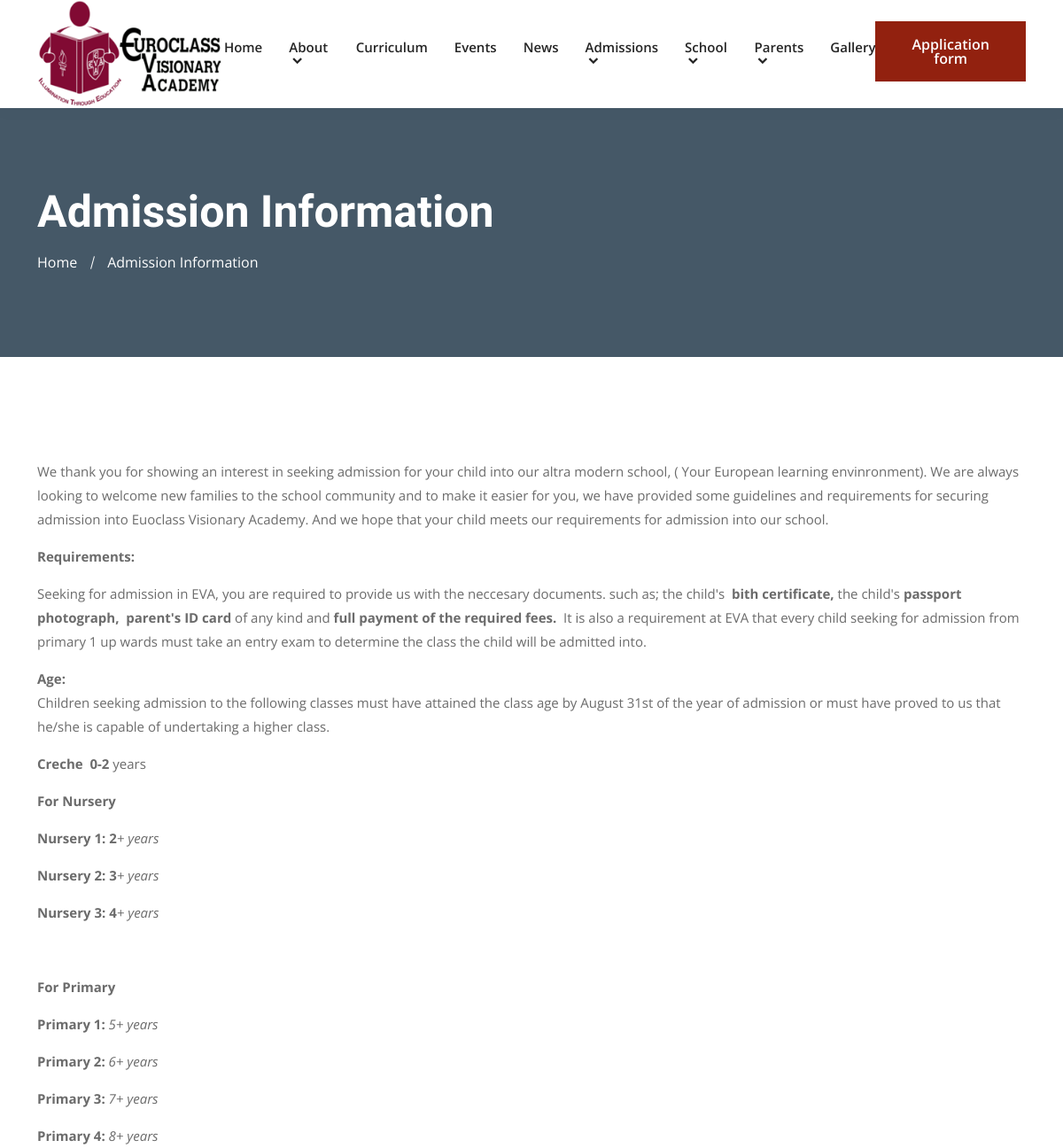
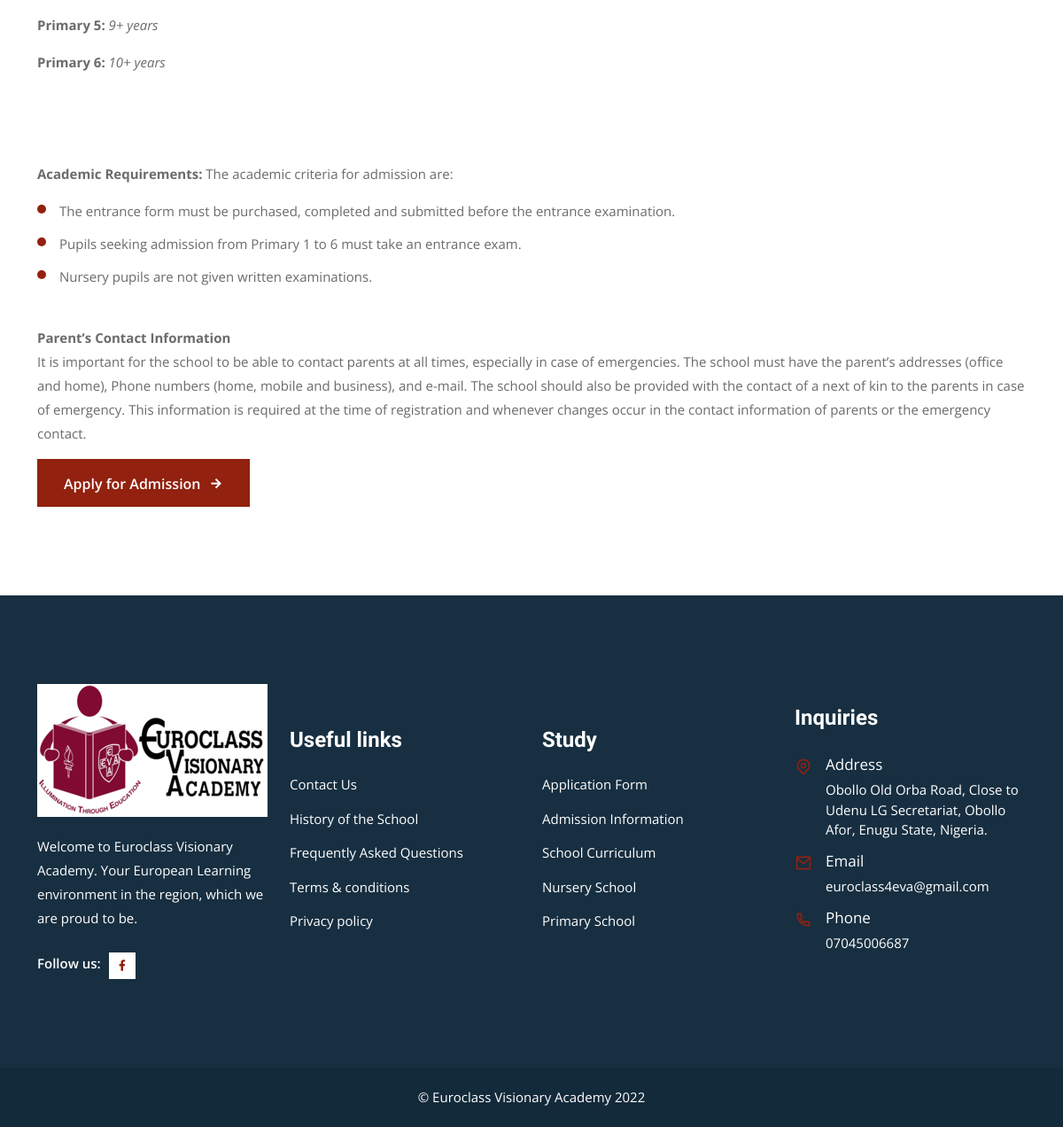
The app's page /admission/ with its own data (2 pictures, top to bottom).
### core/models.py (models this page shows, shortened)
class SchoolContactInfo(models.Model):
    short_information = models.CharField(max_length=150)
    address = models.CharField(max_length=200)
    email = models.EmailField()
    phone_number = models.CharField(max_length=15)
    logo = models.ImageField(upload_to='logo')
    facebook_url = models.URLField(blank=True)
    instagram_url = models.URLField(blank=True)
    twitter_url = models.URLField(blank=True)
    linkedin_url = models.URLField(blank=True)
    class Meta:
        verbose_name = 'School Contact Information'
        verbose_name_plural = 'School Contact Information'

class About(models.Model):
    welcome_note = models.TextField()
    welcome_note_image = models.ImageField(upload_to='about')
    history = RichTextUploadingField()
    history_title = models.CharField(max_length=20)
    history_image = models.ImageField(upload_to='about')
    admission_information = RichTextField()
    admission_information_image = models.ImageField(upload_to='about')
    class Meta:
        verbose_name_plural = 'About'

### core/views.py (the view)
# urls.py: path('admission/', views.admission, name='admission'),
def admission(request):
    return render(request, 'admission.html', {})

### core/context_processors.py (called while the page is built)
def euroclass(request):
    return {
        'about': About.objects.first(),
        'latest_news': News.objects.all()[:3],
        'info': SchoolContactInfo.objects.first(),
    }

### templates/admission.html (shortened to what this page needs)
{% extends "base.html" %}
{% block content %}
<div class="page-title-area bg-6">
    <div class="container">
        <div class="page-title-content">
            <h2>Admission Information</h2>
            <ul>
                <li><a href="{% url 'home' %}">Home</a></li>
                <li class="active">Admission Information</li>
            </ul>
        </div>
    </div>
</div>
<section class="campus-experiences-area ptb-100">
    <div class="container">
        <div class="main-default-content">
            <p class="mb-3">{{ about.admission_information|safe }}</p>
            <a href="{% url 'application' %}" class="default-btn text-white">
                Apply for Admission
                <i class="ri-arrow-right-line"></i>
            </a>
        </div>
    </div>
</section>
{% endblock %}

### templates/base.html (shortened to what this page needs)
<!doctype html>
<html lang="en">
{% load static %}
<head>
    <link rel="stylesheet" href="{% static 'css/bootstrap.min.css' %}">
    <link rel="stylesheet" href="{% static 'css/owl.theme.default.min.css' %}">
    <link rel="stylesheet" href="{% static 'css/owl.carousel.min.css' %}">
    <link href="https://cdn.jsdelivr.net/npm/remixicon@2.2.0/fonts/remixicon.css" rel="stylesheet">
    <link rel="stylesheet" href="{% static 'css/meanmenu.min.css' %}">
    <link rel="stylesheet" href="{% static 'css/animate.min.css' %}">
    <link rel="stylesheet" href="{% static 'css/odometer.min.css' %}">
    <link rel="stylesheet" href="{% static 'css/magnific-popup.min.css' %}">
    <link rel="stylesheet" href="{% static 'css/date-picker.min.css' %}">
    <link rel="stylesheet" href="{% static 'css/app.css' %}?v=1.1">
    <link rel="stylesheet" href="{% static 'css/style.css' %}">
    <link rel="stylesheet" href="{% static 'css/responsive.css' %}">
</head>
<body>
    {% include '_navbar.html' %}
    {% block content %}{% endblock %}
    <footer class="footer-area black-bg-color">
        <div class="container">
            <div class="row align-items-center justify-content-center">
                <div class="col-lg-3 col-sm-6">
                    <div class="single-footer-widget bg-f9f5f1">
                        <a href="index.html" class="logo">
                                <img src="{% if info.logo %}{{ info.logo.url }}{% else %}https://via.placeholder.com/157x48{% endif %}" alt="Image">
                            </a>
                        <p>{{ info.short_information }}</p>
                        <ul class="social-icon">
                            <li>
                                <span>Follow us:</span>
                            </li>
                            <li>
                                <a href="{{ info.facebook_url }}" target="_blank">
                                        <i class="ri-facebook-fill"></i>
                                    </a>
                            </li>
                        </ul>
                    </div>
                </div>
                <div class="col-lg-3 col-sm-6">
                    <div class="single-footer-widget">
                        <h3>Useful links</h3>
                        <ul class="import-link">
                            <li>
                                <a href="{% url 'contact' %}">Contact Us</a>
                            </li>
                            <li>
                                <a href="{% url 'history' %}">History of the School</a>
                            </li>
                            <li>
                                <a href="{% url 'faq' %}">Frequently Asked Questions</a>
                            </li>
                            <li>
                                <a href="/terms/">Terms & conditions</a>
                            </li>
                            <li>
                                <a href="/privacy/">Privacy policy</a>
                            </li>
                        </ul>
                    </div>
                </div>
                <div class="col-lg-3 col-sm-6">
                    <div class="single-footer-widget">
                        <h3>Study</h3>
                        <ul class="import-link">
                            <li>
                                <a href="{% url 'application' %}">Application Form</a>
                            </li>
                            <li>
                                <a href="{% url 'admission' %}">Admission Information</a>
                            </li>
                            <li>
                                <a href="{% url 'curriculum' %}">School Curriculum</a>
                            </li>
                            <li>
                                <a href="/nursery/">Nursery School</a>
                            </li>
                            <li>
                                <a href="/primary/">Primary School</a>
                            </li>
                        </ul>
                    </div>
                </div>
                <div class="col-lg-3 col-sm-6">
                    <div class="single-footer-widget">
                        <h3>Inquiries</h3>
                        <ul class="address">
                            <li class="location">
                                <i class="ri-map-pin-line"></i>
                                <span>Address</span> {{ info.address }}
                            </li>
                            <li>
                                <i class="ri-mail-line"></i>
                                <span>Email</span>
                                <a href="mailto:{{ info.email }}">{{ info.email }}</a>
                            </li>
                            <li>
                                <i class="ri-phone-line"></i>
                                <span>Phone</span>
                                <a href="tel:{{ info.phone_number }}">{{ info.phone_number }}</a>
                            </li>
                        </ul>
                    </div>
                </div>
            </div>
        </div>
    </footer>
    <div class="copy-right-area">
        <div class="container">
            <p>
                &copy; Euroclass Visionary Academy {% now "Y" %}
            </p>
        </div>
    </div>
</body>
</html>

### templates/_navbar.html (shortened to what this page needs)
<header class="header-area">
    <div class="navbar-area">
        <div class="desktop-nav">
            <div class="container">
                <nav class="navbar navbar-expand-md navbar-light">
                    <a class="navbar-brand" href="{% url 'home' %}">
                            <img src="{% if info.logo %}{{ info.logo.url }}{% else %}https://via.placeholder.com/157x48{% endif %}" alt="logo">
                        </a>
                    <div class="collapse navbar-collapse mean-menu" id="navbarSupportedContent">
                        <ul class="navbar-nav m-auto">
                            <li class="nav-item">
                                <a href="{% url 'home' %}" class="nav-link">Home</a>
                            </li>
                            <li class="nav-item">
                                <a href="#" class="nav-link">
                                    About <i class="ri-arrow-down-s-line"></i>
                                </a>
                            </li>
                            <li class="nav-item">
                                <a href="{% url 'curriculum' %}" class="nav-link">Curriculum</a>
                            </li>
                            <li class="nav-item">
                                <a href="{% url 'events' %}" class="nav-link">Events</a>
                            </li>
                            <li class="nav-item">
                                <a href="{% url 'news' %}" class="nav-link">News</a>
                            </li>
                            <li class="nav-item">
                                <a href="#" class="nav-link">
                                    Admissions <i class="ri-arrow-down-s-line"></i>
                                </a>
                            </li>
                            <li class="nav-item">
                                <a href="#" class="nav-link">
                                    School <i class="ri-arrow-down-s-line"></i>
                                </a>
                            </li>
                            <li class="nav-item">
                                <a href="#" class="nav-link">
                                    Parents <i class="ri-arrow-down-s-line"></i>
                                </a>
                            </li>
                            <li class="nav-item">
                                <a href="{% url 'gallery' %}" class="nav-link">Gallery</a>
                            </li>
                        </ul>
                        <div class="others-options">
                            <ul>
                                <li>
                                    <a href="{% url 'application' %}" class="default-btn">Application form</a>
                                </li>
                            </ul>
                        </div>
                    </div>
                </nav>
            </div>
        </div>
    </div>
</header>

### records on screen
SchoolContactInfo: logo (picture), short_information "Welcome to Euroclass Visionary Academy. Your European Learning environment in the region, which we are proud to be.", address "Obollo Old Orba Road, Close to Udenu LG Secretariat, Obollo Afor, Enugu State, Nigeria.", email "euroclass4eva@gmail.com", phone_number "07045006687"
About: admission_information "We thank you for showing an interest in seeking admission for your child into our altra modern school, ( Your European learning envinronment). We are always looking to welcome new families to the school community and to make it easier for you, we have provided some guidelines and requirements for securing admission into Euoclass Visionary Academy. And we hope that your child meets our requirements for admission into our school. Requirements: Seeking for admission in EVA, you are required to provide us with the neccesary documents. such as; the child's bith certificate, the child's passport photograph, parent's ID card of any kind and full payment of the required fees. It is also a…"
